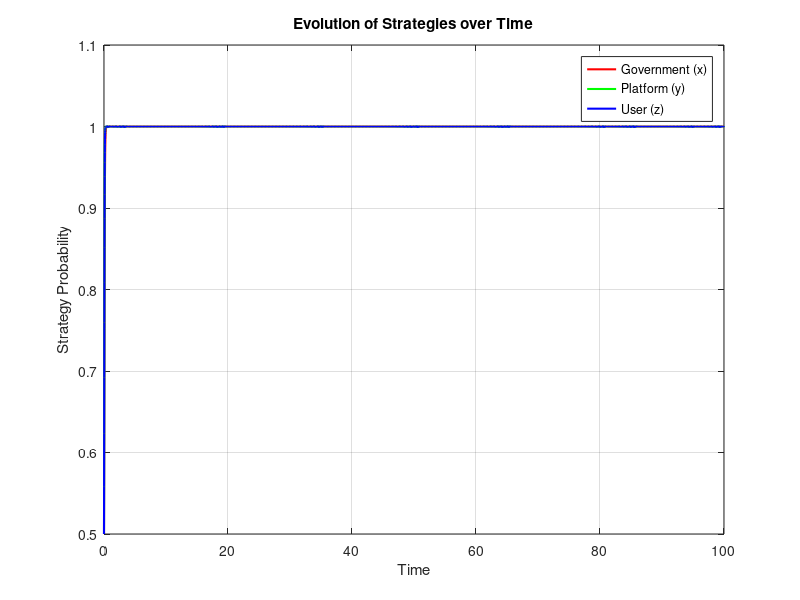

MATLAB code to generate this figure:
% 初始化参数
F_p = 20;  % 平台罚金
F_g = 20;  % 政府罚金
C_g = 11;  % 政府监管成本
C_p = 5;   % 平台审查成本
C_u = 4;   % 用户反馈成本
R_g = 10;  % 政府声誉溢价
R_p = 10;  % 平台声誉溢价
V = 15;    % 用户从安全APP中获得的价值
phi = char(966);  % 使用 Unicode 表示希腊字母 ϕ
synergy = 30;  % 协同收益

% 复制动态方程的定义
dx_dt = @(x, y, z) x.* (1 - x).* ((R_g * z + F_p - C_g + phi * synergy * y) - 0); % 政府
dy_dt = @(x, y, z) y.* (1 - y).* ((R_p * z - C_p + (1 - phi) * synergy * x) - 0); % 平台
dz_dt = @(x, y, z) z.* (1 - z).* ((V + F_p - C_u) - 0);  % 用户



% 设置初始策略选择概率 (x, y, z)
x0 = 0.5;  % 政府初始选择“监管”的概率
y0 = 0.5;  % 平台初始选择“审查”的概率
z0 = 0.5;  % 用户初始选择“反馈”的概率
initial_conditions = [x0, y0, z0];

% 时间范围
tspan = [0, 100];

% 定义三方复制动态方程
dynamics = @(t, vars) [
    dx_dt(vars(1), vars(2), vars(3));
    dy_dt(vars(1), vars(2), vars(3));
    dz_dt(vars(1), vars(2), vars(3));
];


% 使用 ode45 求解方程
[t, vars] = ode45(dynamics, tspan, initial_conditions);

% 提取结果
x = vars(:, 1);  % 政府策略概率
y = vars(:, 2);  % 平台策略概率
z = vars(:, 3);  % 用户策略概率


% 绘制结果
figure;
plot(t, x, 'r', 'LineWidth', 1.5); hold on;
plot(t, y, 'g', 'LineWidth', 1.5);
plot(t, y, 'b', 'LineWidth', 1.5);
xlabel('Time');
ylabel('Strategy Probability');
legend('Government (x)', 'Platform (y)', 'User (z)');
title('Evolution of Strategies over Time');
grid on; 